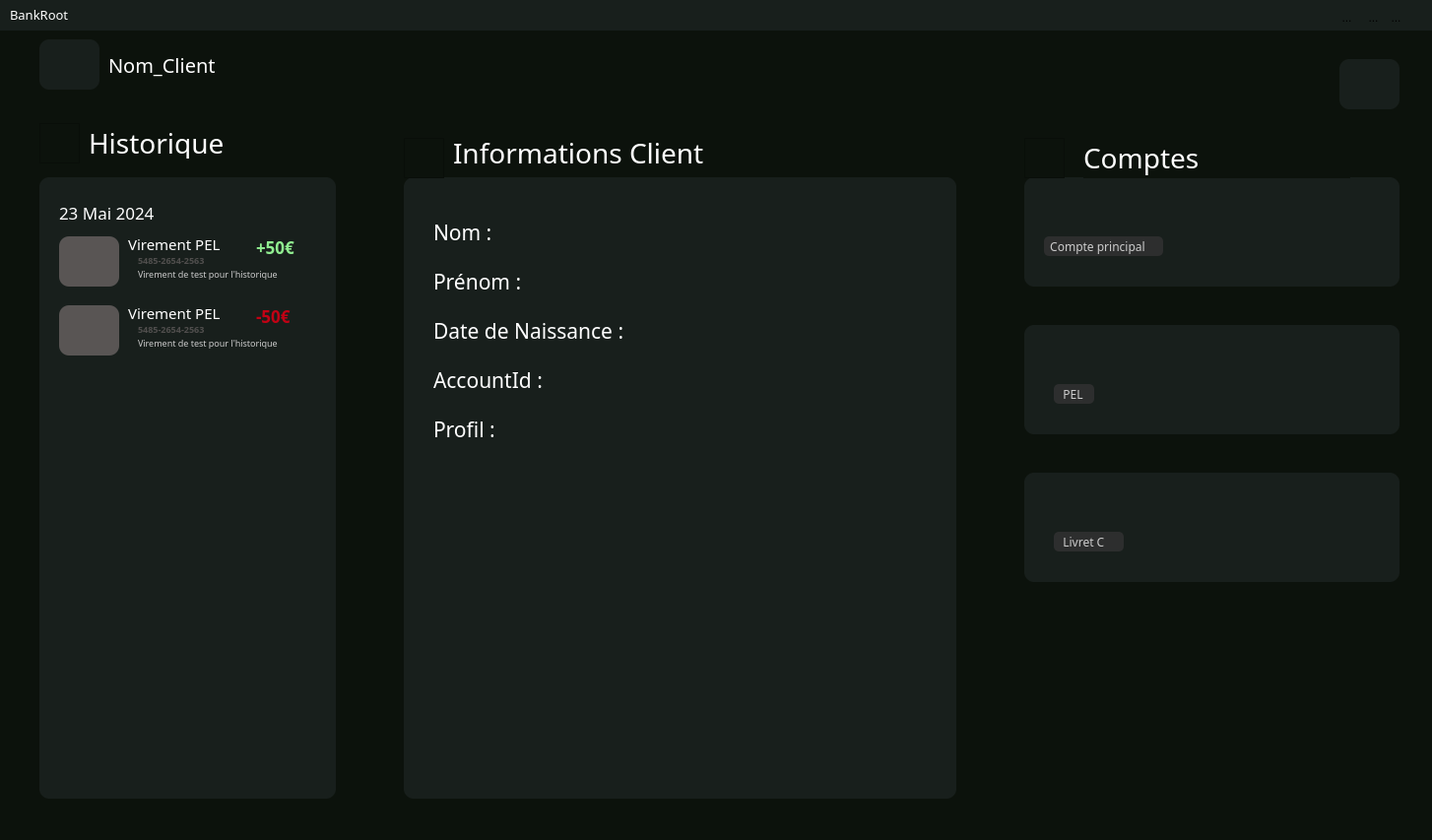
<?xml version="1.0" encoding="UTF-8"?>
<ui version="4.0">
 <class>informations_client_stagiaire</class>
 <widget class="QWidget" name="informations_client_stagiaire">
  <property name="geometry">
   <rect>
    <x>0</x>
    <y>0</y>
    <width>1454</width>
    <height>853</height>
   </rect>
  </property>
  <property name="windowTitle">
   <string>Form</string>
  </property>
  <widget class="QWidget" name="widget" native="true">
   <property name="enabled">
    <bool>true</bool>
   </property>
   <property name="geometry">
    <rect>
     <x>-200</x>
     <y>30</y>
     <width>1701</width>
     <height>871</height>
    </rect>
   </property>
   <property name="font">
    <font>
     <pointsize>1</pointsize>
    </font>
   </property>
   <property name="cursor">
    <cursorShape>PointingHandCursor</cursorShape>
   </property>
   <property name="mouseTracking">
    <bool>true</bool>
   </property>
   <property name="styleSheet">
    <string notr="true">QWidget {
    background-color: #0C120C;
}</string>
   </property>
   <widget class="QWidget" name="widget_12" native="true">
    <property name="geometry">
     <rect>
      <x>1240</x>
      <y>150</y>
      <width>381</width>
      <height>111</height>
     </rect>
    </property>
    <property name="styleSheet">
     <string notr="true">QWidget {
    background-color: #181F1C;
border-radius: 10px; 
}</string>
    </property>
    <widget class="QLabel" name="label_36">
     <property name="geometry">
      <rect>
       <x>20</x>
       <y>60</y>
       <width>121</width>
       <height>20</height>
      </rect>
     </property>
     <property name="font">
      <font>
       <family>Montserrat Light</family>
       <pointsize>9</pointsize>
      </font>
     </property>
     <property name="styleSheet">
      <string notr="true">QLabel {
    background-color: #2D2E2E;
    color: #CCCCCC;
    border-radius: 5px; 
}</string>
     </property>
     <property name="text">
      <string>  Compte principal</string>
     </property>
    </widget>
    <widget class="QFrame" name="frame_9">
     <property name="geometry">
      <rect>
       <x>330</x>
       <y>10</y>
       <width>41</width>
       <height>31</height>
      </rect>
     </property>
     <property name="styleSheet">
      <string notr="true">QFrame{
background:url(:/assets/nut.png);
background-repeat: none;
background-position: center;
}</string>
     </property>
     <property name="frameShape">
      <enum>QFrame::StyledPanel</enum>
     </property>
     <property name="frameShadow">
      <enum>QFrame::Raised</enum>
     </property>
    </widget>
   </widget>
   <widget class="QWidget" name="widget_14" native="true">
    <property name="geometry">
     <rect>
      <x>1240</x>
      <y>300</y>
      <width>381</width>
      <height>111</height>
     </rect>
    </property>
    <property name="styleSheet">
     <string notr="true">QWidget {
    background-color: #181F1C;
border-radius: 10px; 
}</string>
    </property>
    <widget class="QLabel" name="label_33">
     <property name="geometry">
      <rect>
       <x>30</x>
       <y>60</y>
       <width>41</width>
       <height>20</height>
      </rect>
     </property>
     <property name="font">
      <font>
       <family>Montserrat Light</family>
       <pointsize>9</pointsize>
      </font>
     </property>
     <property name="styleSheet">
      <string notr="true">QLabel {
    background-color: #2D2E2E;
    color: #CCCCCC;
    border-radius: 5px; 
}</string>
     </property>
     <property name="text">
      <string>   PEL</string>
     </property>
    </widget>
    <widget class="QFrame" name="frame_10">
     <property name="geometry">
      <rect>
       <x>330</x>
       <y>10</y>
       <width>41</width>
       <height>31</height>
      </rect>
     </property>
     <property name="styleSheet">
      <string notr="true">QFrame{
background:url(:/assets/nut.png);
background-repeat: none;
background-position: center;
}</string>
     </property>
     <property name="frameShape">
      <enum>QFrame::StyledPanel</enum>
     </property>
     <property name="frameShadow">
      <enum>QFrame::Raised</enum>
     </property>
    </widget>
   </widget>
   <widget class="QWidget" name="widget_15" native="true">
    <property name="geometry">
     <rect>
      <x>1240</x>
      <y>450</y>
      <width>381</width>
      <height>111</height>
     </rect>
    </property>
    <property name="styleSheet">
     <string notr="true">QWidget {
    background-color: #181F1C;
border-radius: 10px; 
}</string>
    </property>
    <widget class="QLabel" name="label_35">
     <property name="geometry">
      <rect>
       <x>30</x>
       <y>60</y>
       <width>71</width>
       <height>20</height>
      </rect>
     </property>
     <property name="font">
      <font>
       <family>Montserrat Light</family>
       <pointsize>9</pointsize>
      </font>
     </property>
     <property name="styleSheet">
      <string notr="true">QLabel {
    background-color: #2D2E2E;
    color: #CCCCCC;
    border-radius: 5px; 
}</string>
     </property>
     <property name="text">
      <string>   Livret C</string>
     </property>
    </widget>
    <widget class="QFrame" name="frame_11">
     <property name="geometry">
      <rect>
       <x>330</x>
       <y>10</y>
       <width>41</width>
       <height>31</height>
      </rect>
     </property>
     <property name="styleSheet">
      <string notr="true">QFrame{
background:url(:/assets/nut.png);
background-repeat: none;
background-position: center;
}</string>
     </property>
     <property name="frameShape">
      <enum>QFrame::StyledPanel</enum>
     </property>
     <property name="frameShadow">
      <enum>QFrame::Raised</enum>
     </property>
    </widget>
   </widget>
   <widget class="QLabel" name="label_14">
    <property name="geometry">
     <rect>
      <x>290</x>
      <y>100</y>
      <width>151</width>
      <height>31</height>
     </rect>
    </property>
    <property name="font">
     <font>
      <family>Montserrat SemiBold</family>
      <pointsize>21</pointsize>
      <bold>false</bold>
     </font>
    </property>
    <property name="styleSheet">
     <string notr="true">QLabel{
    color: white;
}</string>
    </property>
    <property name="text">
     <string>Historique</string>
    </property>
   </widget>
   <widget class="QLabel" name="label_22">
    <property name="geometry">
     <rect>
      <x>1300</x>
      <y>110</y>
      <width>271</width>
      <height>41</height>
     </rect>
    </property>
    <property name="font">
     <font>
      <family>Montserrat SemiBold</family>
      <pointsize>21</pointsize>
      <bold>false</bold>
      <kerning>false</kerning>
     </font>
    </property>
    <property name="styleSheet">
     <string notr="true">QLabel{
    color: white;
}</string>
    </property>
    <property name="text">
     <string>Comptes</string>
    </property>
   </widget>
   <widget class="QWidget" name="widget_16" native="true">
    <property name="geometry">
     <rect>
      <x>240</x>
      <y>10</y>
      <width>61</width>
      <height>51</height>
     </rect>
    </property>
    <property name="styleSheet">
     <string notr="true">QWidget {
    background-color: #181F1C;
border-radius: 10px; 
}</string>
    </property>
    <widget class="QFrame" name="frame">
     <property name="geometry">
      <rect>
       <x>10</x>
       <y>10</y>
       <width>41</width>
       <height>31</height>
      </rect>
     </property>
     <property name="styleSheet">
      <string notr="true">QFrame{
background:url(:/assets/user.png);
background-repeat: none;
background-position: center;
}</string>
     </property>
     <property name="frameShape">
      <enum>QFrame::StyledPanel</enum>
     </property>
     <property name="frameShadow">
      <enum>QFrame::Raised</enum>
     </property>
    </widget>
   </widget>
   <widget class="QLabel" name="labelFirstName">
    <property name="geometry">
     <rect>
      <x>310</x>
      <y>20</y>
      <width>231</width>
      <height>31</height>
     </rect>
    </property>
    <property name="font">
     <font>
      <family>Montserrat SemiBold</family>
      <pointsize>15</pointsize>
     </font>
    </property>
    <property name="styleSheet">
     <string notr="true">QLabel {
    color: white;
}</string>
    </property>
    <property name="text">
     <string>Nom_Client</string>
    </property>
   </widget>
   <widget class="QFrame" name="frame_2">
    <property name="geometry">
     <rect>
      <x>240</x>
      <y>95</y>
      <width>41</width>
      <height>41</height>
     </rect>
    </property>
    <property name="styleSheet">
     <string notr="true">QFrame{
background:url(:/assets/clock.png);
background-repeat: none;
background-position: center;
}</string>
    </property>
    <property name="frameShape">
     <enum>QFrame::StyledPanel</enum>
    </property>
    <property name="frameShadow">
     <enum>QFrame::Raised</enum>
    </property>
   </widget>
   <widget class="QFrame" name="frame_3">
    <property name="geometry">
     <rect>
      <x>1240</x>
      <y>110</y>
      <width>41</width>
      <height>41</height>
     </rect>
    </property>
    <property name="styleSheet">
     <string notr="true">QFrame{
background:url(:/assets/wallet.png);
background-repeat: none;
background-position: center;
}</string>
    </property>
    <property name="frameShape">
     <enum>QFrame::StyledPanel</enum>
    </property>
    <property name="frameShadow">
     <enum>QFrame::Raised</enum>
    </property>
   </widget>
   <widget class="QWidget" name="widget_24" native="true">
    <property name="geometry">
     <rect>
      <x>1560</x>
      <y>30</y>
      <width>61</width>
      <height>51</height>
     </rect>
    </property>
    <property name="styleSheet">
     <string notr="true">QWidget {
    background-color: #181F1C;
border-radius: 10px; 
}</string>
    </property>
    <widget class="QToolButton" name="toolButton_4">
     <property name="geometry">
      <rect>
       <x>10</x>
       <y>10</y>
       <width>41</width>
       <height>31</height>
      </rect>
     </property>
     <property name="statusTip">
      <string/>
     </property>
     <property name="styleSheet">
      <string notr="true">QToolButton{
border-radius:45px;
}

QToolButton:hover{
border-radius:45px;
background:red;
}</string>
     </property>
     <property name="text">
      <string/>
     </property>
     <property name="icon">
      <iconset resource="ressource.qrc">
       <normaloff>:/assets/logout.png</normaloff>:/assets/logout.png</iconset>
     </property>
     <property name="iconSize">
      <size>
       <width>32</width>
       <height>32</height>
      </size>
     </property>
     <property name="autoRaise">
      <bool>false</bool>
     </property>
    </widget>
   </widget>
   <widget class="QWidget" name="widget_2" native="true">
    <property name="geometry">
     <rect>
      <x>240</x>
      <y>150</y>
      <width>301</width>
      <height>631</height>
     </rect>
    </property>
    <property name="styleSheet">
     <string notr="true">QWidget {
    background-color: #181F1C;
border-radius: 10px;
}</string>
    </property>
    <widget class="QLabel" name="label_91">
     <property name="geometry">
      <rect>
       <x>220</x>
       <y>60</y>
       <width>51</width>
       <height>21</height>
      </rect>
     </property>
     <property name="font">
      <font>
       <family>Montserrat SemiBold</family>
       <pointsize>13</pointsize>
       <bold>true</bold>
      </font>
     </property>
     <property name="styleSheet">
      <string notr="true">QLabel {
    color: #90EE90; /* Vert clair */
    border-radius: 5px;
    font-weight: bold; /* Met le texte en gras */
}</string>
     </property>
     <property name="text">
      <string>+50€</string>
     </property>
    </widget>
    <widget class="QLabel" name="label_92">
     <property name="geometry">
      <rect>
       <x>20</x>
       <y>20</y>
       <width>191</width>
       <height>31</height>
      </rect>
     </property>
     <property name="font">
      <font>
       <family>Montserrat SemiBold</family>
       <pointsize>13</pointsize>
      </font>
     </property>
     <property name="styleSheet">
      <string notr="true">QLabel {
    color: white;
}</string>
     </property>
     <property name="text">
      <string>23 Mai 2024</string>
     </property>
    </widget>
    <widget class="QLabel" name="label_93">
     <property name="geometry">
      <rect>
       <x>100</x>
       <y>146</y>
       <width>121</width>
       <height>16</height>
      </rect>
     </property>
     <property name="font">
      <font>
       <family>Montserrat Light</family>
       <pointsize>7</pointsize>
       <bold>true</bold>
      </font>
     </property>
     <property name="styleSheet">
      <string notr="true">QLabel {
    color: #504E4D; /* Gris moyen */
    border-radius: 5px;
    font-weight: bold; /* Met le texte en gras */
}
</string>
     </property>
     <property name="text">
      <string>5485-2654-2563</string>
     </property>
    </widget>
    <widget class="QLabel" name="label_94">
     <property name="geometry">
      <rect>
       <x>100</x>
       <y>76</y>
       <width>121</width>
       <height>16</height>
      </rect>
     </property>
     <property name="font">
      <font>
       <family>Montserrat Light</family>
       <pointsize>7</pointsize>
       <bold>true</bold>
      </font>
     </property>
     <property name="styleSheet">
      <string notr="true">QLabel {
    color: #504E4D; /* Gris moyen */
    border-radius: 5px;
    font-weight: bold; /* Met le texte en gras */
}
</string>
     </property>
     <property name="text">
      <string>5485-2654-2563</string>
     </property>
    </widget>
    <widget class="QLabel" name="label_95">
     <property name="geometry">
      <rect>
       <x>100</x>
       <y>160</y>
       <width>171</width>
       <height>16</height>
      </rect>
     </property>
     <property name="font">
      <font>
       <family>Montserrat Light</family>
       <pointsize>7</pointsize>
      </font>
     </property>
     <property name="styleSheet">
      <string notr="true">QLabel {
    color: #CCCCCC;
    border-radius: 5px; 
}</string>
     </property>
     <property name="text">
      <string>Virement de test pour l'historique</string>
     </property>
    </widget>
    <widget class="QWidget" name="widget_51" native="true">
     <property name="geometry">
      <rect>
       <x>20</x>
       <y>130</y>
       <width>61</width>
       <height>51</height>
      </rect>
     </property>
     <property name="styleSheet">
      <string notr="true">QWidget {
    background-color: #595554;
border-radius: 10px; 
}</string>
     </property>
    </widget>
    <widget class="QLabel" name="label_96">
     <property name="geometry">
      <rect>
       <x>90</x>
       <y>130</y>
       <width>121</width>
       <height>16</height>
      </rect>
     </property>
     <property name="font">
      <font>
       <family>Montserrat Light</family>
       <pointsize>11</pointsize>
      </font>
     </property>
     <property name="styleSheet">
      <string notr="true">QLabel {
    color: white;
    border-radius: 5px; 
}</string>
     </property>
     <property name="text">
      <string>Virement PEL</string>
     </property>
    </widget>
    <widget class="QLabel" name="label_97">
     <property name="geometry">
      <rect>
       <x>90</x>
       <y>60</y>
       <width>121</width>
       <height>16</height>
      </rect>
     </property>
     <property name="font">
      <font>
       <family>Montserrat Light</family>
       <pointsize>11</pointsize>
      </font>
     </property>
     <property name="styleSheet">
      <string notr="true">QLabel {
    color: white;
    border-radius: 5px; 
}</string>
     </property>
     <property name="text">
      <string>Virement PEL</string>
     </property>
    </widget>
    <widget class="QLabel" name="label_98">
     <property name="geometry">
      <rect>
       <x>220</x>
       <y>130</y>
       <width>51</width>
       <height>21</height>
      </rect>
     </property>
     <property name="font">
      <font>
       <family>Montserrat SemiBold</family>
       <pointsize>13</pointsize>
       <bold>true</bold>
      </font>
     </property>
     <property name="styleSheet">
      <string notr="true">QLabel {
    color: #C20114; /* Vert clair */
    border-radius: 5px;
    font-weight: bold; /* Met le texte en gras */
}</string>
     </property>
     <property name="text">
      <string>-50€</string>
     </property>
    </widget>
    <widget class="QLabel" name="label_99">
     <property name="geometry">
      <rect>
       <x>100</x>
       <y>90</y>
       <width>171</width>
       <height>16</height>
      </rect>
     </property>
     <property name="font">
      <font>
       <family>Montserrat Light</family>
       <pointsize>7</pointsize>
      </font>
     </property>
     <property name="styleSheet">
      <string notr="true">QLabel {
    color: #CCCCCC;
    border-radius: 5px; 
}</string>
     </property>
     <property name="text">
      <string>Virement de test pour l'historique</string>
     </property>
    </widget>
    <widget class="QWidget" name="widget_52" native="true">
     <property name="geometry">
      <rect>
       <x>20</x>
       <y>60</y>
       <width>61</width>
       <height>51</height>
      </rect>
     </property>
     <property name="styleSheet">
      <string notr="true">QWidget {
    background-color: #595554;
border-radius: 10px; 
}</string>
     </property>
    </widget>
   </widget>
   <widget class="QWidget" name="widget_42" native="true">
    <property name="geometry">
     <rect>
      <x>610</x>
      <y>150</y>
      <width>561</width>
      <height>631</height>
     </rect>
    </property>
    <property name="styleSheet">
     <string notr="true">QWidget {
    background-color: #181F1C;
border-radius: 10px; 
}</string>
    </property>
    <widget class="QLabel" name="labelFirstAccountBalance_33">
     <property name="geometry">
      <rect>
       <x>30</x>
       <y>40</y>
       <width>221</width>
       <height>31</height>
      </rect>
     </property>
     <property name="font">
      <font>
       <family>Montserrat SemiBold</family>
       <pointsize>16</pointsize>
      </font>
     </property>
     <property name="styleSheet">
      <string notr="true">QLabel {
    color: white;
}</string>
     </property>
     <property name="text">
      <string>Nom :</string>
     </property>
    </widget>
    <widget class="QLabel" name="labelFirstAccountBalance_34">
     <property name="geometry">
      <rect>
       <x>30</x>
       <y>90</y>
       <width>221</width>
       <height>31</height>
      </rect>
     </property>
     <property name="font">
      <font>
       <family>Montserrat SemiBold</family>
       <pointsize>16</pointsize>
      </font>
     </property>
     <property name="styleSheet">
      <string notr="true">QLabel {
    color: white;
}</string>
     </property>
     <property name="text">
      <string>Prénom :</string>
     </property>
    </widget>
    <widget class="QLabel" name="labelFirstAccountBalance_35">
     <property name="geometry">
      <rect>
       <x>30</x>
       <y>140</y>
       <width>221</width>
       <height>31</height>
      </rect>
     </property>
     <property name="font">
      <font>
       <family>Montserrat SemiBold</family>
       <pointsize>16</pointsize>
      </font>
     </property>
     <property name="styleSheet">
      <string notr="true">QLabel {
    color: white;
}</string>
     </property>
     <property name="text">
      <string>Date de Naissance :</string>
     </property>
    </widget>
    <widget class="QLabel" name="labelFirstAccountBalance_38">
     <property name="geometry">
      <rect>
       <x>30</x>
       <y>190</y>
       <width>221</width>
       <height>31</height>
      </rect>
     </property>
     <property name="font">
      <font>
       <family>Montserrat SemiBold</family>
       <pointsize>16</pointsize>
      </font>
     </property>
     <property name="styleSheet">
      <string notr="true">QLabel {
    color: white;
}</string>
     </property>
     <property name="text">
      <string>AccountId : </string>
     </property>
    </widget>
    <widget class="QLabel" name="labelFirstAccountBalance_39">
     <property name="geometry">
      <rect>
       <x>30</x>
       <y>240</y>
       <width>221</width>
       <height>31</height>
      </rect>
     </property>
     <property name="font">
      <font>
       <family>Montserrat SemiBold</family>
       <pointsize>16</pointsize>
      </font>
     </property>
     <property name="styleSheet">
      <string notr="true">QLabel {
    color: white;
}</string>
     </property>
     <property name="text">
      <string>Profil : </string>
     </property>
    </widget>
   </widget>
   <widget class="QFrame" name="frame_36">
    <property name="geometry">
     <rect>
      <x>610</x>
      <y>110</y>
      <width>41</width>
      <height>41</height>
     </rect>
    </property>
    <property name="styleSheet">
     <string notr="true">QFrame{
background:url(:/assets/warning.png);
background-repeat: none;
background-position: center;
}</string>
    </property>
    <property name="frameShape">
     <enum>QFrame::StyledPanel</enum>
    </property>
    <property name="frameShadow">
     <enum>QFrame::Raised</enum>
    </property>
   </widget>
   <widget class="QLabel" name="label_90">
    <property name="geometry">
     <rect>
      <x>660</x>
      <y>110</y>
      <width>301</width>
      <height>31</height>
     </rect>
    </property>
    <property name="font">
     <font>
      <family>Montserrat SemiBold</family>
      <pointsize>21</pointsize>
      <bold>false</bold>
     </font>
    </property>
    <property name="styleSheet">
     <string notr="true">QLabel{
    color: white;
}</string>
    </property>
    <property name="text">
     <string>Informations Client</string>
    </property>
   </widget>
  </widget>
  <widget class="QWidget" name="widget_7" native="true">
   <property name="geometry">
    <rect>
     <x>0</x>
     <y>0</y>
     <width>1701</width>
     <height>31</height>
    </rect>
   </property>
   <property name="styleSheet">
    <string notr="true">QWidget {
    background-color: #181F1C;
}</string>
   </property>
   <widget class="QLabel" name="label_15">
    <property name="geometry">
     <rect>
      <x>10</x>
      <y>-1</y>
      <width>71</width>
      <height>31</height>
     </rect>
    </property>
    <property name="font">
     <font>
      <family>Montserrat Light</family>
      <pointsize>10</pointsize>
     </font>
    </property>
    <property name="styleSheet">
     <string notr="true">QLabel{
	color:white;
}</string>
    </property>
    <property name="text">
     <string>BankRoot</string>
    </property>
   </widget>
   <widget class="QToolButton" name="reduced">
    <property name="geometry">
     <rect>
      <x>1360</x>
      <y>10</y>
      <width>15</width>
      <height>15</height>
     </rect>
    </property>
    <property name="styleSheet">
     <string notr="true">QToolButton{
border-radius:45px;
}

QToolButton:hover{
border-radius:45px;
background:red;
}</string>
    </property>
    <property name="text">
     <string>...</string>
    </property>
    <property name="icon">
     <iconset resource="ressource.qrc">
      <normaloff>:/assets/reduce.png</normaloff>:/assets/reduce.png</iconset>
    </property>
    <property name="iconSize">
     <size>
      <width>12</width>
      <height>12</height>
     </size>
    </property>
   </widget>
   <widget class="QToolButton" name="fullscreen">
    <property name="geometry">
     <rect>
      <x>1387</x>
      <y>10</y>
      <width>15</width>
      <height>15</height>
     </rect>
    </property>
    <property name="styleSheet">
     <string notr="true">QToolButton{
border-radius:45px;
}</string>
    </property>
    <property name="text">
     <string>...</string>
    </property>
    <property name="icon">
     <iconset resource="ressource.qrc">
      <normaloff>:/assets/fullscreen.png</normaloff>:/assets/fullscreen.png</iconset>
    </property>
    <property name="iconSize">
     <size>
      <width>10</width>
      <height>10</height>
     </size>
    </property>
   </widget>
   <widget class="QToolButton" name="toolButton_3">
    <property name="geometry">
     <rect>
      <x>1410</x>
      <y>10</y>
      <width>15</width>
      <height>15</height>
     </rect>
    </property>
    <property name="styleSheet">
     <string notr="true">QToolButton{
border-radius:45px;
}

QToolButton:hover{
border-radius:45px;
background:red;
}</string>
    </property>
    <property name="text">
     <string>...</string>
    </property>
    <property name="icon">
     <iconset resource="ressource.qrc">
      <normaloff>:/assets/leave.png</normaloff>:/assets/leave.png</iconset>
    </property>
    <property name="iconSize">
     <size>
      <width>10</width>
      <height>10</height>
     </size>
    </property>
   </widget>
  </widget>
 </widget>
 <resources>
  <include location="ressource.qrc"/>
 </resources>
 <connections/>
</ui>
